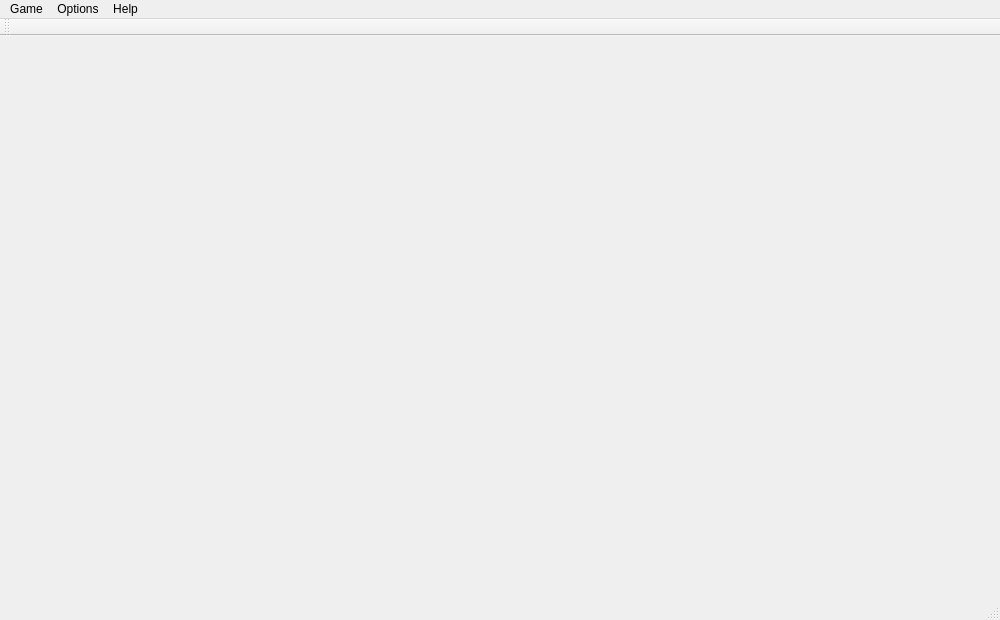
<?xml version="1.0" encoding="UTF-8"?>
<ui version="4.0">
 <class>MainWindow</class>
 <widget class="QMainWindow" name="MainWindow">
  <property name="geometry">
   <rect>
    <x>0</x>
    <y>0</y>
    <width>1000</width>
    <height>620</height>
   </rect>
  </property>
  <property name="windowTitle">
   <string>MainWindow</string>
  </property>
  <widget class="QWidget" name="centralWidget"/>
  <widget class="QMenuBar" name="menuBar">
   <property name="geometry">
    <rect>
     <x>0</x>
     <y>0</y>
     <width>1000</width>
     <height>27</height>
    </rect>
   </property>
   <widget class="QMenu" name="menuGame">
    <property name="title">
     <string>Game</string>
    </property>
    <addaction name="newGame"/>
    <addaction name="actionExit"/>
   </widget>
   <widget class="QMenu" name="menuOptions">
    <property name="title">
     <string>Options</string>
    </property>
    <addaction name="Music"/>
    <addaction name="separator"/>
    <addaction name="nextLevel"/>
    <addaction name="lastLevel"/>
    <addaction name="noWall"/>
    <addaction name="showPath"/>
    <addaction name="viewOpen"/>
   </widget>
   <widget class="QMenu" name="menuHelp">
    <property name="title">
     <string>Help</string>
    </property>
    <addaction name="Help"/>
    <addaction name="About"/>
   </widget>
   <addaction name="menuGame"/>
   <addaction name="menuOptions"/>
   <addaction name="menuHelp"/>
  </widget>
  <widget class="QToolBar" name="mainToolBar">
   <attribute name="toolBarArea">
    <enum>TopToolBarArea</enum>
   </attribute>
   <attribute name="toolBarBreak">
    <bool>false</bool>
   </attribute>
  </widget>
  <widget class="QStatusBar" name="statusBar"/>
  <action name="newGame">
   <property name="text">
    <string>New</string>
   </property>
   <property name="shortcut">
    <string>Ctrl+N</string>
   </property>
  </action>
  <action name="actionExit">
   <property name="text">
    <string>Exit</string>
   </property>
   <property name="shortcut">
    <string>Ctrl+C</string>
   </property>
  </action>
  <action name="nextLevel">
   <property name="text">
    <string>Next Level</string>
   </property>
  </action>
  <action name="lastLevel">
   <property name="text">
    <string>Last Level</string>
   </property>
  </action>
  <action name="noWall">
   <property name="checkable">
    <bool>true</bool>
   </property>
   <property name="text">
    <string>Ignore Wall</string>
   </property>
  </action>
  <action name="Music">
   <property name="checkable">
    <bool>true</bool>
   </property>
   <property name="checked">
    <bool>true</bool>
   </property>
   <property name="text">
    <string>Music On/Off</string>
   </property>
  </action>
  <action name="Help">
   <property name="text">
    <string>Help</string>
   </property>
  </action>
  <action name="About">
   <property name="text">
    <string>About</string>
   </property>
  </action>
  <action name="showPath">
   <property name="checkable">
    <bool>true</bool>
   </property>
   <property name="text">
    <string>Show Path</string>
   </property>
  </action>
  <action name="viewOpen">
   <property name="checkable">
    <bool>true</bool>
   </property>
   <property name="text">
    <string>Visible</string>
   </property>
  </action>
  <action name="actionShow_Traps">
   <property name="text">
    <string>Show Traps</string>
   </property>
  </action>
 </widget>
 <layoutdefault spacing="6" margin="11"/>
 <resources/>
 <connections>
  <connection>
   <sender>actionExit</sender>
   <signal>triggered()</signal>
   <receiver>MainWindow</receiver>
   <slot>close()</slot>
   <hints>
    <hint type="sourcelabel">
     <x>-1</x>
     <y>-1</y>
    </hint>
    <hint type="destinationlabel">
     <x>499</x>
     <y>309</y>
    </hint>
   </hints>
  </connection>
 </connections>
</ui>
